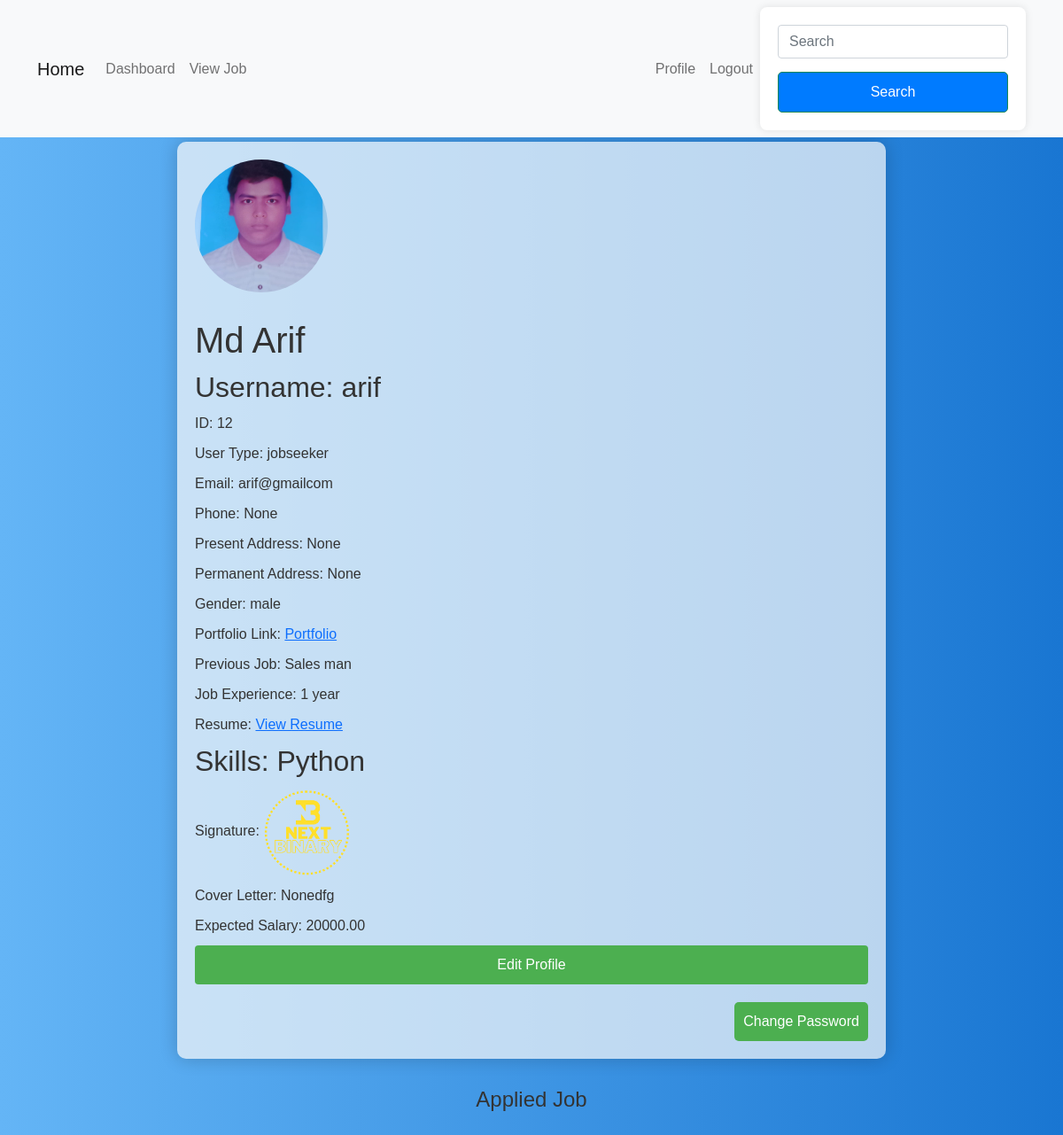
The page /editprofilepage/ (signed in) on the database its author committed.
### myapp/models.py (models this page shows, shortened)
class Custom_User(AbstractUser):
    USER=[
        ('recruiter','Recruiter'),('jobseeker','Jobseeker')
    ]
    fname=models.CharField(max_length=100, null=True)
    lname=models.CharField(max_length=100, null=True)
    fullname=models.CharField(max_length=100)
    email=models.EmailField(unique=True)
    password=models.CharField(max_length=100)
    confirm_password=models.CharField(max_length=100)
    user_type=models.CharField(choices=USER, max_length=120)
    profile_pic=models.ImageField(upload_to='media/profile_pic', null=True)
    phone=models.CharField(max_length=11, null=True)

class jobseekerprofile(models.Model):
    user = models.OneToOneField(Custom_User, on_delete=models.CASCADE, null=True, related_name='Jobseekerprofile')
    Skill_choices=[
        ('PYTHON','Python'),
        ('JAVA','Java'),
        ('PHP','php'),
    ]
    skills=models.CharField(max_length=100, choices=Skill_choices, null=True, blank=True)
    present_address=models.CharField(max_length=100, null=True)
    permanent_address=models.CharField(max_length=100, null=True)
    GENDER_CHOICES = [
        ('MALE', 'Male'),
        ('FEMALE', 'Female'),
        ('OTHER', 'Other'),
    ]
    gender = models.CharField(max_length=50,choices=GENDER_CHOICES,)
    portfolio_link = models.URLField(blank=True, null=True, help_text="Portfolio Link")
    previous_job = models.CharField(max_length=255, blank=True, null=True, help_text="Previous Job")
    job_experience = models.CharField(max_length=255, blank=True, null=True, help_text="Job Experience")
    resume = models.FileField(upload_to='media/resumes', blank=True, null=True, help_text="Upload Resume (PDF, DOC, DOCX)")
    signature = models.ImageField(upload_to='signatures/', blank=True, null=True, help_text="Upload Signature (PNG, JPG, JPEG)")
    cover_letter = models.TextField(blank=True, null=True, help_text="Cover Letter")
    expected_salary = models.DecimalField(max_digits=10, decimal_places=2, blank=True, null=True, help_text="Expected Salary")

### myapp/views.py (the view, shortened to what this page needs)
# urls.py: path('editprofilepage/',editprofilepage, name='editprofilepage'),
def editprofilepage(request):
    user = request.user
    return render(request, 'profile.html')

### template/Profile.html (shortened to what this page needs)
{% extends "dashboard.html" %}
{% block content %}
    <div class="glassy-container">
        <img class="profile-picture" src="/{{request.user.profile_pic}}" alt="Profile Picture">
        <h1>{{user.fullname }}</h1>
        <h2>Username: {{user.username }}</h2>
        <p>ID: {{user.id }}</p>
        <p>User Type: {{user.user_type }}</p>
        <p>Email: {{user.email }}</p>
        <p>Phone: {{user.phone }}</p>
        {% if user.user_type == 'jobseeker' %}
        <p>Present Address: {{ user.Jobseekerprofile.present_address }}</p>
        <p>Permanent Address: {{ user.Jobseekerprofile.permanent_address }}</p>
        <p>Gender: {{ user.Jobseekerprofile.gender }}</p>
        <p>Portfolio Link: <a href="{{ user.Jobseekerprofile.portfolio_link }}" target="_blank">Portfolio</a></p>
        <p>Previous Job: {{ user.Jobseekerprofile.previous_job }}</p>
        <p>Job Experience: {{ user.Jobseekerprofile.job_experience }}</p>
        <p>Resume: <a href="/{{ user.Jobseekerprofile.resume }}" target="_blank">View Resume</a></p>
        <h2>Skills: {{user.Jobseekerprofile.skills}} </h2>
        <p>Signature: <img src="/{{ user.Jobseekerprofile.signature }}" alt="Signature" style="width: 100px; height: auto;"></p>
        <p>Cover Letter: {{ user.Jobseekerprofile.cover_letter }}</p>
        <p>Expected Salary: {{ user.Jobseekerprofile.expected_salary }}</p>
        {% endif %}
        <button class="edit-profile-button" onclick="toggleForm()">Edit Profile</button>
        <div class="change-password-container">
            <button class="change-password-button" onclick="togglePasswordForm()">Change Password</button>
        </div>
    </div>
{% if user.user_type == 'jobseeker' %}
<section class="job-listings">
    <h2>Applied Job</h2>
    </section>
{% endif %}
{% endblock content %}

### template/dashboard.html (style rules this page uses)
.job-listings { margin: 2rem 0; }
.job-listings h2 { font-size: 24px; margin-bottom: 1rem; text-align: center; }
h2 { color: #333; }
button { background-color: #007bff; color: #fff; padding: 10px; border: none; border-radius: 4px; cursor: pointer; width: 100%; }
body { font-family: Arial, sans-serif; margin: 0; padding: 0; background: linear-gradient(to right, #64b5f6, #1976D2); color: #333; }
.glassy-container { max-width: 800px; margin: 5px auto; background: rgba(250, 250, 250, 0.7); border-radius: 10px; overflow: hidden; box-shadow: 0 0 20px rgba(0, 0, 0, 0.2); padding: 20px; box-sizing: border-box; }
.profile-picture { border-radius: 50%; width: 150px; height: 150px; object-fit: cover; margin-bottom: 20px; }
h1, h2, p { margin: 10px 0; }
.edit-profile-button { background-color: #4caf50; color: #fff; padding: 10px 15px; border: none; border-radius: 4px; cursor: pointer; font-size: 16px; }
.change-password-container { margin-top: 20px; float:right; }
.change-password-button { background-color: #4caf50; color: white; padding: 10px; border: none; border-radius: 5px; cursor: pointer; }

### rows shown on the page
Custom_User: user.profile_pic (picture), fullname "Md Arif", username "arif", id "12", user_type "jobseeker", email "arif@gmailcom", phone "None", Jobseekerprofile.present_address "None", Jobseekerprofile.permanent_address "None", Jobseekerprofile.gender "male", Jobseekerprofile.previous_job "Sales man", Jobseekerprofile.job_experience "1 year", Jobseekerprofile.skills "Python", Jobseekerprofile.signature (picture), Jobseekerprofile.cover_letter "Nonedfg", Jobseekerprofile.expected_salary "20000.00"
